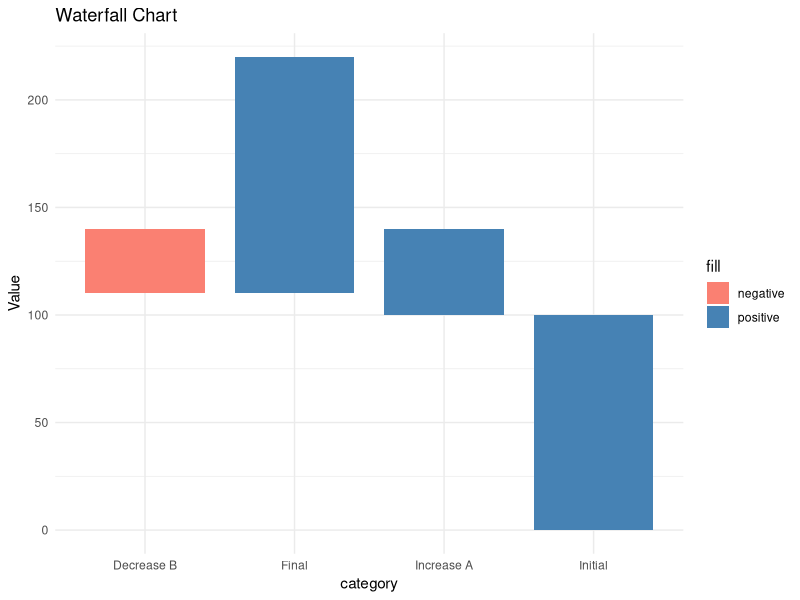

Recreate this plot in R.
# Waterfall chart with ggplot2
library(ggplot2)
library(dplyr)

df <- data.frame(
  category = c("Initial", "Increase A", "Decrease B", "Final"),
  value = c(100, 40, -30, 110)
)

df <- df %>%
  mutate(position = cumsum(c(0, head(value, -1))),
         end = position + value,
         fill = ifelse(value >= 0, "positive", "negative"))

ggplot(df, aes(x = category)) +
  geom_rect(aes(xmin = as.numeric(factor(category)) - 0.4,
                xmax = as.numeric(factor(category)) + 0.4,
                ymin = position,
                ymax = end,
                fill = fill)) +
  scale_fill_manual(values = c("positive" = "steelblue", "negative" = "salmon")) +
  theme_minimal() +
  labs(title = "Waterfall Chart", y = "Value")